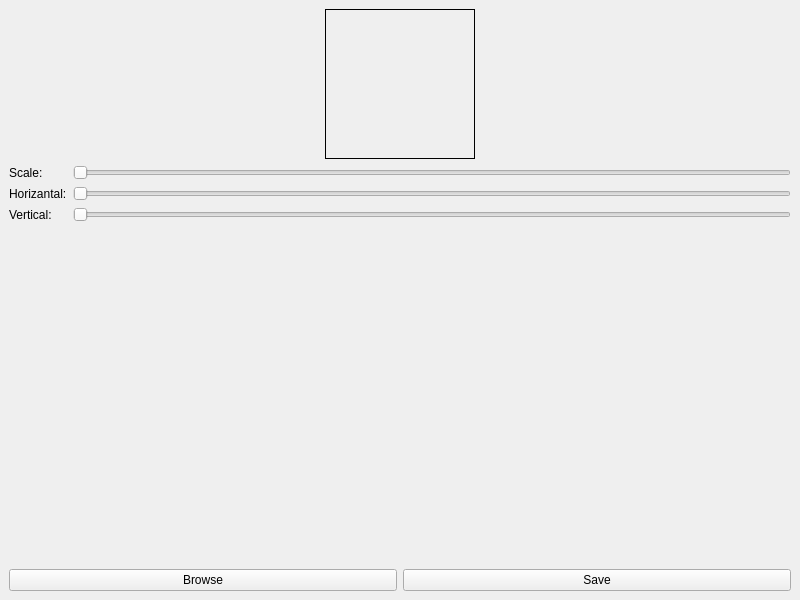
<?xml version="1.0" encoding="UTF-8"?>
<ui version="4.0">
 <class>MainWindow</class>
 <widget class="QMainWindow" name="MainWindow">
  <property name="geometry">
   <rect>
    <x>0</x>
    <y>0</y>
    <width>800</width>
    <height>600</height>
   </rect>
  </property>
  <property name="windowTitle">
   <string>MainWindow</string>
  </property>
  <widget class="QWidget" name="centralwidget">
   <layout class="QVBoxLayout" name="verticalLayout">
    <item>
     <layout class="QHBoxLayout" name="horizontalLayout">
      <item>
       <spacer name="horizontalSpacer">
        <property name="orientation">
         <enum>Qt::Horizontal</enum>
        </property>
        <property name="sizeHint" stdset="0">
         <size>
          <width>40</width>
          <height>20</height>
         </size>
        </property>
       </spacer>
      </item>
      <item>
       <widget class="QLabel" name="productImage">
        <property name="minimumSize">
         <size>
          <width>150</width>
          <height>150</height>
         </size>
        </property>
        <property name="maximumSize">
         <size>
          <width>150</width>
          <height>150</height>
         </size>
        </property>
        <property name="frameShape">
         <enum>QFrame::Box</enum>
        </property>
        <property name="text">
         <string/>
        </property>
       </widget>
      </item>
      <item>
       <spacer name="horizontalSpacer_2">
        <property name="orientation">
         <enum>Qt::Horizontal</enum>
        </property>
        <property name="sizeHint" stdset="0">
         <size>
          <width>40</width>
          <height>20</height>
         </size>
        </property>
       </spacer>
      </item>
     </layout>
    </item>
    <item>
     <layout class="QFormLayout" name="formLayout">
      <item row="0" column="0">
       <widget class="QLabel" name="label_2">
        <property name="text">
         <string>Scale:</string>
        </property>
       </widget>
      </item>
      <item row="1" column="0">
       <widget class="QLabel" name="label_3">
        <property name="text">
         <string>Horizantal:</string>
        </property>
       </widget>
      </item>
      <item row="2" column="0">
       <widget class="QLabel" name="label_4">
        <property name="text">
         <string>Vertical:</string>
        </property>
       </widget>
      </item>
      <item row="0" column="1">
       <widget class="QSlider" name="scaleSlider">
        <property name="minimum">
         <number>1</number>
        </property>
        <property name="maximum">
         <number>100</number>
        </property>
        <property name="pageStep">
         <number>1</number>
        </property>
        <property name="orientation">
         <enum>Qt::Horizontal</enum>
        </property>
       </widget>
      </item>
      <item row="1" column="1">
       <widget class="QSlider" name="leftSlider">
        <property name="minimum">
         <number>1</number>
        </property>
        <property name="maximum">
         <number>100</number>
        </property>
        <property name="pageStep">
         <number>1</number>
        </property>
        <property name="orientation">
         <enum>Qt::Horizontal</enum>
        </property>
       </widget>
      </item>
      <item row="2" column="1">
       <widget class="QSlider" name="topSlider">
        <property name="minimum">
         <number>1</number>
        </property>
        <property name="maximum">
         <number>100</number>
        </property>
        <property name="pageStep">
         <number>1</number>
        </property>
        <property name="orientation">
         <enum>Qt::Horizontal</enum>
        </property>
       </widget>
      </item>
     </layout>
    </item>
    <item>
     <layout class="QHBoxLayout" name="horizontalLayout_2">
      <item>
       <widget class="QPushButton" name="btnBrowse">
        <property name="text">
         <string>Browse</string>
        </property>
       </widget>
      </item>
      <item>
       <widget class="QPushButton" name="btnSave">
        <property name="text">
         <string>Save</string>
        </property>
       </widget>
      </item>
     </layout>
    </item>
   </layout>
  </widget>
 </widget>
 <resources/>
 <connections/>
</ui>
